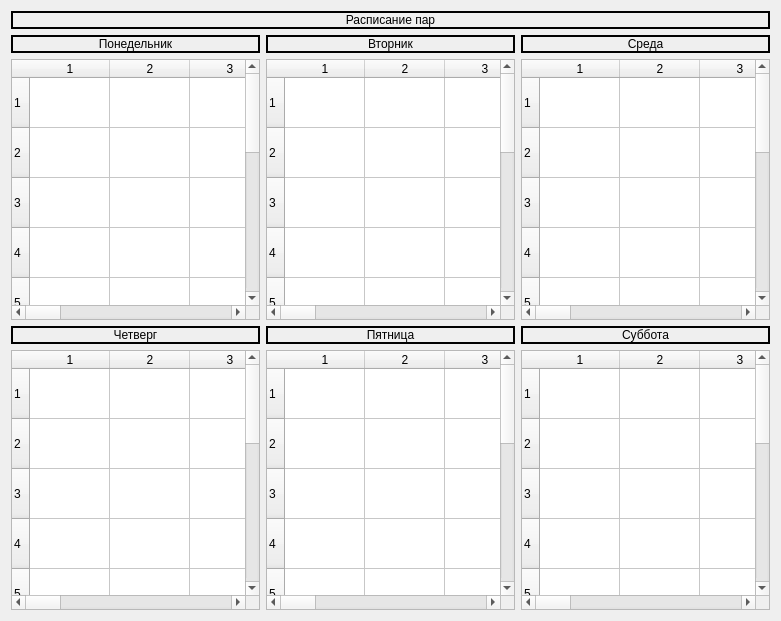
   <widget class="QWidget" name="gridLayoutWidget">
    <property name="geometry">
     <rect>
      <x>410</x>
      <y>40</y>
      <width>781</width>
      <height>621</height>
     </rect>
    </property>
    <layout class="QGridLayout" name="gridLayout">
     <property name="sizeConstraint">
      <enum>QLayout::SetDefaultConstraint</enum>
     </property>
     <item row="3" column="2">
      <widget class="QLabel" name="label_main_7">
       <property name="frameShape">
        <enum>QFrame::WinPanel</enum>
       </property>
       <property name="text">
        <string>Суббота</string>
       </property>
       <property name="alignment">
        <set>Qt::AlignCenter</set>
       </property>
      </widget>
     </item>
     <item row="3" column="0">
      <widget class="QLabel" name="label_main_5">
       <property name="frameShape">
        <enum>QFrame::WinPanel</enum>
       </property>
       <property name="text">
        <string>Четверг</string>
       </property>
       <property name="alignment">
        <set>Qt::AlignCenter</set>
       </property>
      </widget>
     </item>
     <item row="3" column="1">
      <widget class="QLabel" name="label_main_6">
       <property name="sizePolicy">
        <sizepolicy hsizetype="Expanding" vsizetype="Preferred">
         <horstretch>0</horstretch>
         <verstretch>0</verstretch>
        </sizepolicy>
       </property>
       <property name="frameShape">
        <enum>QFrame::WinPanel</enum>
       </property>
       <property name="text">
        <string>Пятница</string>
       </property>
       <property name="alignment">
        <set>Qt::AlignCenter</set>
       </property>
      </widget>
     </item>
     <item row="2" column="1">
      <widget class="QTableWidget" name="table_main_2">
       <property name="frameShape">
        <enum>QFrame::StyledPanel</enum>
       </property>
       <property name="gridStyle">
        <enum>Qt::SolidLine</enum>
       </property>
       <property name="wordWrap">
        <bool>true</bool>
       </property>
       <property name="rowCount">
        <number>11</number>
       </property>
       <property name="columnCount">
        <number>12</number>
       </property>
       <attribute name="horizontalHeaderDefaultSectionSize">
        <number>80</number>
       </attribute>
       <attribute name="horizontalHeaderMinimumSectionSize">
        <number>40</number>
       </attribute>
       <attribute name="horizontalHeaderShowSortIndicator" stdset="0">
        <bool>false</bool>
       </attribute>
       <attribute name="horizontalHeaderStretchLastSection">
        <bool>false</bool>
       </attribute>
       <attribute name="verticalHeaderCascadingSectionResizes">
        <bool>false</bool>
       </attribute>
       <attribute name="verticalHeaderDefaultSectionSize">
        <number>50</number>
       </attribute>
       <attribute name="verticalHeaderHighlightSections">
        <bool>true</bool>
       </attribute>
       <attribute name="verticalHeaderMinimumSectionSize">
        <number>20</number>
       </attribute>
       <attribute name="verticalHeaderShowSortIndicator" stdset="0">
        <bool>false</bool>
       </attribute>
       <attribute name="verticalHeaderStretchLastSection">
        <bool>false</bool>
       </attribute>
       <row/>
       <row/>
       <row/>
       <row/>
       <row/>
       <row/>
       <row/>
       <row/>
       <row/>
       <row/>
       <row/>
       <column/>
       <column/>
       <column/>
       <column/>
       <column/>
       <column/>
       <column/>
       <column/>
       <column/>
       <column/>
       <column/>
       <column/>
      </widget>
     </item>
     <item row="2" column="2">
      <widget class="QTableWidget" name="table_main_3">
       <property name="frameShape">
        <enum>QFrame::StyledPanel</enum>
       </property>
       <property name="gridStyle">
        <enum>Qt::SolidLine</enum>
       </property>
       <property name="wordWrap">
        <bool>true</bool>
       </property>
       <property name="rowCount">
        <number>11</number>
       </property>
       <property name="columnCount">
        <number>12</number>
       </property>
       <attribute name="horizontalHeaderDefaultSectionSize">
        <number>80</number>
       </attribute>
       <attribute name="horizontalHeaderMinimumSectionSize">
        <number>40</number>
       </attribute>
       <attribute name="horizontalHeaderShowSortIndicator" stdset="0">
        <bool>false</bool>
       </attribute>
       <attribute name="horizontalHeaderStretchLastSection">
        <bool>false</bool>
       </attribute>
       <attribute name="verticalHeaderCascadingSectionResizes">
        <bool>false</bool>
       </attribute>
       <attribute name="verticalHeaderDefaultSectionSize">
        <number>50</number>
       </attribute>
       <attribute name="verticalHeaderHighlightSections">
        <bool>true</bool>
       </attribute>
       <attribute name="verticalHeaderMinimumSectionSize">
        <number>20</number>
       </attribute>
       <attribute name="verticalHeaderShowSortIndicator" stdset="0">
        <bool>false</bool>
       </attribute>
       <attribute name="verticalHeaderStretchLastSection">
        <bool>false</bool>
       </attribute>
       <row/>
       <row/>
       <row/>
       <row/>
       <row/>
       <row/>
       <row/>
       <row/>
       <row/>
       <row/>
       <row/>
       <column/>
       <column/>
       <column/>
       <column/>
       <column/>
       <column/>
       <column/>
       <column/>
       <column/>
       <column/>
       <column/>
       <column/>
      </widget>
     </item>
     <item row="2" column="0">
      <widget class="QTableWidget" name="table_main_1">
       <property name="frameShape">
        <enum>QFrame::StyledPanel</enum>
       </property>
       <property name="gridStyle">
        <enum>Qt::SolidLine</enum>
       </property>
       <property name="wordWrap">
        <bool>true</bool>
       </property>
       <property name="rowCount">
        <number>11</number>
       </property>
       <property name="columnCount">
        <number>12</number>
       </property>
       <attribute name="horizontalHeaderCascadingSectionResizes">
        <bool>false</bool>
       </attribute>
       <attribute name="horizontalHeaderDefaultSectionSize">
        <number>80</number>
       </attribute>
       <attribute name="horizontalHeaderMinimumSectionSize">
        <number>40</number>
       </attribute>
       <attribute name="horizontalHeaderShowSortIndicator" stdset="0">
        <bool>false</bool>
       </attribute>
       <attribute name="horizontalHeaderStretchLastSection">
        <bool>false</bool>
       </attribute>
       <attribute name="verticalHeaderCascadingSectionResizes">
        <bool>false</bool>
       </attribute>
       <attribute name="verticalHeaderDefaultSectionSize">
        <number>50</number>
       </attribute>
       <attribute name="verticalHeaderHighlightSections">
        <bool>true</bool>
       </attribute>
       <attribute name="verticalHeaderMinimumSectionSize">
        <number>20</number>
       </attribute>
       <attribute name="verticalHeaderShowSortIndicator" stdset="0">
        <bool>false</bool>
       </attribute>
       <attribute name="verticalHeaderStretchLastSection">
        <bool>false</bool>
       </attribute>
       <row/>
       <row/>
       <row/>
       <row/>
       <row/>
       <row/>
       <row/>
       <row/>
       <row/>
       <row/>
       <row/>
       <column/>
       <column/>
       <column/>
       <column/>
       <column/>
       <column/>
       <column/>
       <column/>
       <column/>
       <column/>
       <column/>
       <column/>
       <item row="0" column="0">
        <property name="text">
         <string/>
        </property>
       </item>
      </widget>
     </item>
     <item row="1" column="2">
      <widget class="QLabel" name="label_main_4">
       <property name="frameShape">
        <enum>QFrame::WinPanel</enum>
       </property>
       <property name="text">
        <string>Среда</string>
       </property>
       <property name="alignment">
        <set>Qt::AlignCenter</set>
       </property>
      </widget>
     </item>
     <item row="1" column="1">
      <widget class="QLabel" name="label_main_3">
       <property name="frameShape">
        <enum>QFrame::WinPanel</enum>
       </property>
       <property name="text">
        <string>Вторник</string>
       </property>
       <property name="alignment">
        <set>Qt::AlignCenter</set>
       </property>
      </widget>
     </item>
     <item row="1" column="0">
      <widget class="QLabel" name="label_main_2">
       <property name="frameShape">
        <enum>QFrame::WinPanel</enum>
       </property>
       <property name="text">
        <string>Понедельник</string>
       </property>
       <property name="alignment">
        <set>Qt::AlignCenter</set>
       </property>
      </widget>
     </item>
     <item row="4" column="0">
      <widget class="QTableWidget" name="table_main_4">
       <property name="frameShape">
        <enum>QFrame::StyledPanel</enum>
       </property>
       <property name="gridStyle">
        <enum>Qt::SolidLine</enum>
       </property>
       <property name="wordWrap">
        <bool>true</bool>
       </property>
       <property name="rowCount">
        <number>11</number>
       </property>
       <property name="columnCount">
        <number>12</number>
       </property>
       <attribute name="horizontalHeaderDefaultSectionSize">
        <number>80</number>
       </attribute>
       <attribute name="horizontalHeaderMinimumSectionSize">
        <number>40</number>
       </attribute>
       <attribute name="horizontalHeaderShowSortIndicator" stdset="0">
        <bool>false</bool>
       </attribute>
       <attribute name="horizontalHeaderStretchLastSection">
        <bool>false</bool>
       </attribute>
       <attribute name="verticalHeaderCascadingSectionResizes">
        <bool>false</bool>
       </attribute>
       <attribute name="verticalHeaderDefaultSectionSize">
        <number>50</number>
       </attribute>
       <attribute name="verticalHeaderHighlightSections">
        <bool>true</bool>
       </attribute>
       <attribute name="verticalHeaderMinimumSectionSize">
        <number>20</number>
       </attribute>
       <attribute name="verticalHeaderShowSortIndicator" stdset="0">
        <bool>false</bool>
       </attribute>
       <attribute name="verticalHeaderStretchLastSection">
        <bool>false</bool>
       </attribute>
       <row/>
       <row/>
       <row/>
       <row/>
       <row/>
       <row/>
       <row/>
       <row/>
       <row/>
       <row/>
       <row/>
       <column/>
       <column/>
       <column/>
       <column/>
       <column/>
       <column/>
       <column/>
       <column/>
       <column/>
       <column/>
       <column/>
       <column/>
      </widget>
     </item>
     <item row="4" column="1">
      <widget class="QTableWidget" name="table_main_5">
       <property name="frameShape">
        <enum>QFrame::StyledPanel</enum>
       </property>
       <property name="gridStyle">
        <enum>Qt::SolidLine</enum>
       </property>
       <property name="wordWrap">
        <bool>true</bool>
       </property>
       <property name="rowCount">
        <number>11</number>
       </property>
       <property name="columnCount">
        <number>12</number>
       </property>
       <attribute name="horizontalHeaderDefaultSectionSize">
        <number>80</number>
       </attribute>
       <attribute name="horizontalHeaderMinimumSectionSize">
        <number>40</number>
       </attribute>
       <attribute name="horizontalHeaderShowSortIndicator" stdset="0">
        <bool>false</bool>
       </attribute>
       <attribute name="horizontalHeaderStretchLastSection">
        <bool>false</bool>
       </attribute>
       <attribute name="verticalHeaderCascadingSectionResizes">
        <bool>false</bool>
       </attribute>
       <attribute name="verticalHeaderDefaultSectionSize">
        <number>50</number>
       </attribute>
       <attribute name="verticalHeaderHighlightSections">
        <bool>true</bool>
       </attribute>
       <attribute name="verticalHeaderMinimumSectionSize">
        <number>20</number>
       </attribute>
       <attribute name="verticalHeaderShowSortIndicator" stdset="0">
        <bool>false</bool>
       </attribute>
       <attribute name="verticalHeaderStretchLastSection">
        <bool>false</bool>
       </attribute>
       <row/>
       <row/>
       <row/>
       <row/>
       <row/>
       <row/>
       <row/>
       <row/>
       <row/>
       <row/>
       <row/>
       <column/>
       <column/>
       <column/>
       <column/>
       <column/>
       <column/>
       <column/>
       <column/>
       <column/>
       <column/>
       <column/>
       <column/>
      </widget>
     </item>
     <item row="4" column="2">
      <widget class="QTableWidget" name="table_main_6">
       <property name="frameShape">
        <enum>QFrame::StyledPanel</enum>
       </property>
       <property name="gridStyle">
        <enum>Qt::SolidLine</enum>
       </property>
       <property name="wordWrap">
        <bool>true</bool>
       </property>
       <property name="rowCount">
        <number>11</number>
       </property>
       <property name="columnCount">
        <number>12</number>
       </property>
       <attribute name="horizontalHeaderDefaultSectionSize">
        <number>80</number>
       </attribute>
       <attribute name="horizontalHeaderMinimumSectionSize">
        <number>40</number>
       </attribute>
       <attribute name="horizontalHeaderShowSortIndicator" stdset="0">
        <bool>false</bool>
       </attribute>
       <attribute name="horizontalHeaderStretchLastSection">
        <bool>false</bool>
       </attribute>
       <attribute name="verticalHeaderCascadingSectionResizes">
        <bool>false</bool>
       </attribute>
       <attribute name="verticalHeaderDefaultSectionSize">
        <number>50</number>
       </attribute>
       <attribute name="verticalHeaderHighlightSections">
        <bool>true</bool>
       </attribute>
       <attribute name="verticalHeaderMinimumSectionSize">
        <number>20</number>
       </attribute>
       <attribute name="verticalHeaderShowSortIndicator" stdset="0">
        <bool>false</bool>
       </attribute>
       <attribute name="verticalHeaderStretchLastSection">
        <bool>false</bool>
       </attribute>
       <row/>
       <row/>
       <row/>
       <row/>
       <row/>
       <row/>
       <row/>
       <row/>
       <row/>
       <row/>
       <row/>
       <column/>
       <column/>
       <column/>
       <column/>
       <column/>
       <column/>
       <column/>
       <column/>
       <column/>
       <column/>
       <column/>
       <column/>
      </widget>
     </item>
     <item row="0" column="0" colspan="3">
      <widget class="QLabel" name="label_main">
       <property name="frameShape">
        <enum>QFrame::WinPanel</enum>
       </property>
       <property name="text">
        <string>Расписание пар</string>
       </property>
       <property name="alignment">
        <set>Qt::AlignCenter</set>
       </property>
      </widget>
     </item>
    </layout>
   </widget>
